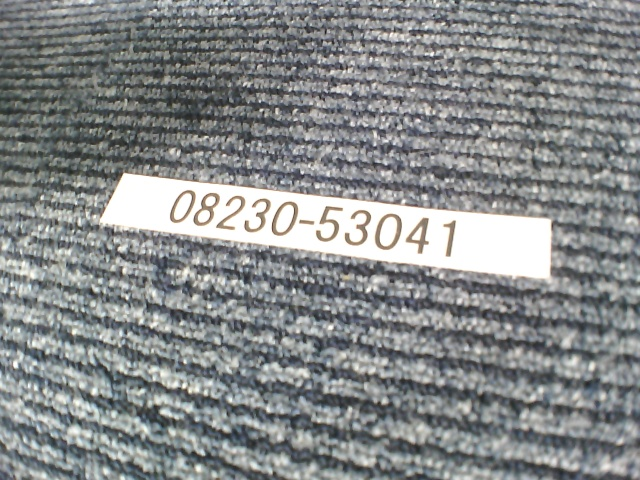
#> input picture card_image/camera_capture_18.jpg, 640 x 480 px
$ python main.py
#> lines starting #> are read from the running program, lines starting #| are printed output that depends on the picture; after the words box and inside, x2 and y2 are one past the last pixel; in counts of white or black regions, pixels touching at a corner belong together
### controller.py
import cv2
import numpy as np
import os
from PIL import Image
import pyocr.builders


class Controller:
    def __init__(self, path, model, correct_tilt):
#> called with path = './card_image/camera_capture_18.jpg'
        self.model = model
        self.correct_tilt = correct_tilt
        self.img_origin = cv2.imread(path)
#> self.img_origin is the input picture: shape (480, 640, 3); mean B, G, R 138.3, 137.8, 134.8

        self.my_func()

    def my_func(self):
        # インストール済みのTesseractのパスを通す
        path_tesseract = r"C:\Program Files\Tesseract"
        if path_tesseract not in os.environ["PATH"].split(os.pathsep):
            os.environ["PATH"] += os.pathsep + path_tesseract
        # self.model.show_img(self.img_origin)

        img_adap = self.model.adaptive_threshold(self.img_origin)
#> in adaptive_threshold, `img_adap = cv2.adaptiveThreshold(img_gray, 255, cv2.ADAPTIVE_THRESH_GA..`:
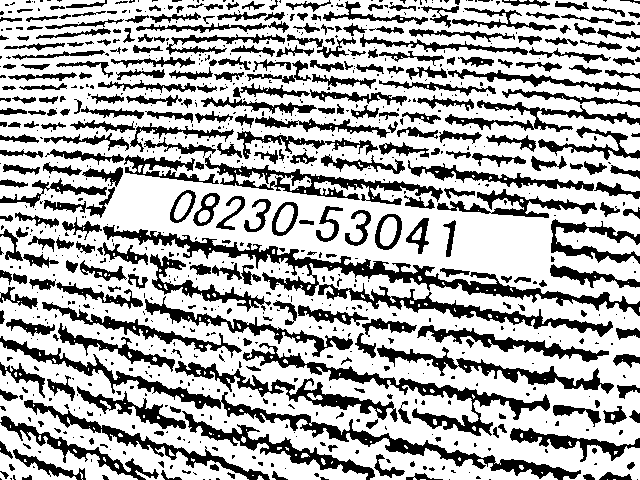
#> img_adap: shape (480, 640); 68.5% white; 854 black regions (546 under 20 px), largest, box (x1, y1, x2, y2) and area: (103, 225, 640, 337) 8290, (0, 336, 581, 480) 5326, (243, 343, 550, 436) 3544
        self.model.show_img(img_adap)

        kernel = np.ones((5, 25), np.uint8)
        img_morph = cv2.morphologyEx(img_adap, cv2.MORPH_OPEN, kernel)
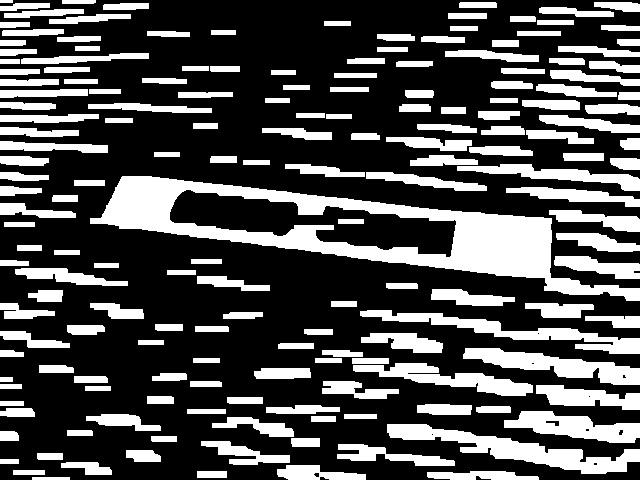
#> img_morph: shape (480, 640); 30.7% white; 176 white regions
        self.model.show_img(img_morph)

        for j in range(len(self.img_origin)):
            for i in range(len(self.img_origin[0])):
                if img_adap[j][i] == 255:
                    self.img_origin[j][i] = np.array((255, 255, 255))
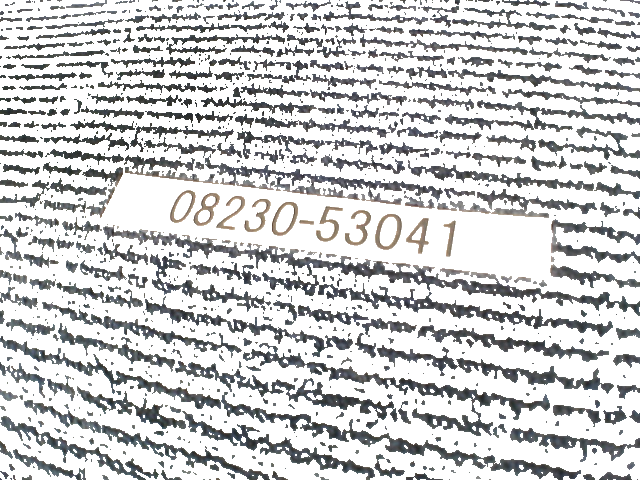
#> self.img_origin: shape (480, 640, 3); mean B, G, R 203.5, 202.8, 202.2
        self.model.show_img(self.img_origin)

        contours = self.model.find_contours(img_morph)
#> in find_contours, `contours, hierarchy = cv2.findContours(img_binary, cv2.RETR_LIST, cv2...`: contours = 187 contours, 7 with area under 20; largest, box (x1, y1, x2, y2) and area: (90, 176, 640, 301) 25808, (169, 189, 457, 258) 8980, (387, 424, 640, 474) 3802, (360, 310, 640, 354) 2682, (463, 348, 640, 385) 2664
        for contour in contours:
            center, size, deg = self.model.get_rect(contour)
            print(size)
            if 20 < size[0] < 460 and 20 < size[1] < 460:
                img_con = self.model.rot_cut(self.img_origin, deg, center, size)
                self.model.show_img(img_con)
#> this loop made 187 passes
#> (center, size, deg) on passes 1 to 3: ((50.5, 478), [2, 37], -90), ((316.8, 474.3), [4, 5], -45), ((482.5, 475), [8, 111], -90)
#| [ 2 37]
#| [4 5]
#| [  8 111]
#| [ 6 29]
#| [ 4 31]
#| [14 88]
#| [3 4]
#| [12 50]
#> (further printed lines are left out)
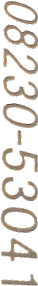
#> img_con: shape (286, 38, 3); mean B, G, R 217.5, 222.8, 228


        # OCRエンジンの取得
        tools = pyocr.get_available_tools()
        tool = tools[0]

        # [9 lines of commented-out code are left out]
        pil_image = Image.fromarray(img_morph)
        # ＯＣＲ実行
        builder = pyocr.builders.TextBuilder()
        result = tool.image_to_string(pil_image, lang="jpn", builder=builder)

        print(result)

### model.py
import cv2
import numpy as np


class Model:
    @staticmethod
    def show_img(img):
        cv2.imshow("img", img)
        cv2.waitKey()
        cv2.destroyAllWindows()

    # [5 lines left out: function rot_img, not called in this run]

    @staticmethod
    def adaptive_threshold(img):
        img_gray = cv2.cvtColor(img, cv2.COLOR_BGR2GRAY)
        img_adap = cv2.adaptiveThreshold(img_gray, 255, cv2.ADAPTIVE_THRESH_GAUSSIAN_C, cv2.THRESH_BINARY, 51, 20)
        return img_adap

    @staticmethod
    def find_contours(img_binary):
        contours, hierarchy = cv2.findContours(img_binary, cv2.RETR_LIST, cv2.CHAIN_APPROX_NONE)
        return contours

    @staticmethod
    def get_rect(contour):
        center, size, deg = cv2.minAreaRect(contour)
        size = np.int0(size)
        return center, size, deg

    @staticmethod
    def rot_cut(src_img, deg, center, size):
        """傾きを整えて画像の切り取りを行う"""
        rot_mat = cv2.getRotationMatrix2D(center, deg, 1.0)
        rot_mat[0][2] += -center[0] + size[0] / 2  # -(元画像内での中心位置)+(切り抜きたいサイズの中心)
        rot_mat[1][2] += -center[1] + size[1] / 2  # 同上
        return cv2.warpAffine(src_img, rot_mat, size)

### main.py
from model import Model
from controller import Controller
from correct_tilt import CorrectTilt


path = r"./card_image/camera_capture_18.jpg"
m = Model()
ct = CorrectTilt()
c = Controller(path, model=m, correct_tilt=ct)
#> (the call stopped at in my_func, `tools = pyocr.get_available_tools()`: pyocr is not available in this run)

$ run again, with card_image/camera_capture_0.jpg copied over card_image/camera_capture_18.jpg
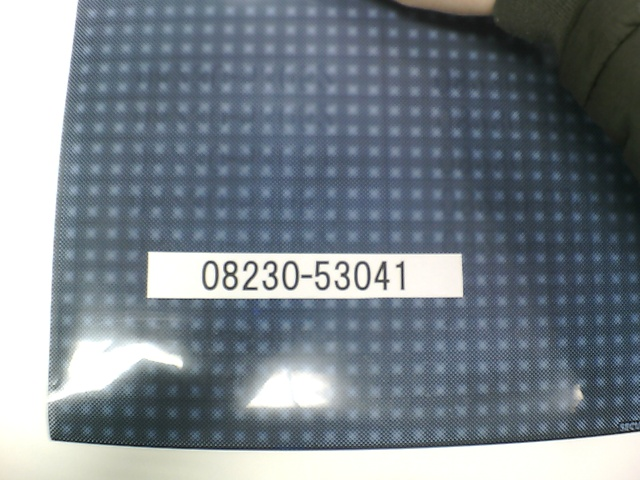
#> input picture card_image/camera_capture_0.jpg, 640 x 480 px
#> in __init__, self.img_origin is the input picture: shape (480, 640, 3); mean B, G, R 137.8, 130, 120.4
#> img_adap: shape (480, 640); 90.9% white; 3369 black regions (3321 under 20 px), largest, box (x1, y1, x2, y2) and area: (48, 387, 640, 451) 6487, (134, 236, 476, 306) 4070, (48, 0, 96, 392) 3773
#> img_morph: shape (480, 640); 71.1% white; 57 black regions (43 under 20 px)
#> after the loop in my_func, `for j in range(len(self.img_origin)):`:
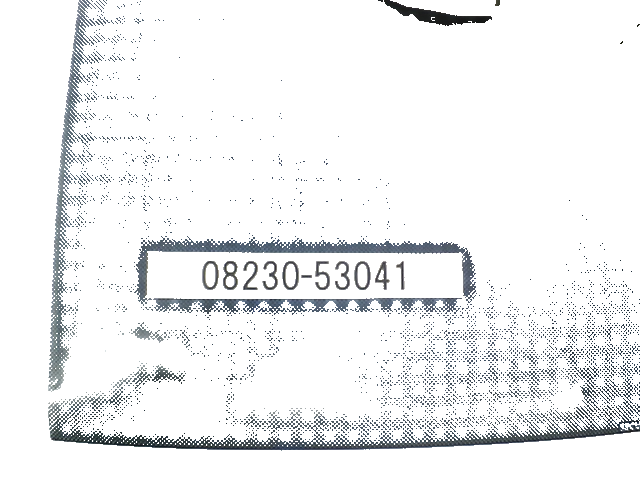
#> self.img_origin: shape (480, 640, 3); mean B, G, R 240.9, 240, 239
#> in find_contours, `contours, hierarchy = cv2.findContours(img_binary, cv2.RETR_LIST, cv2...`: contours = 69 contours, 41 with area under 20; largest, box (x1, y1, x2, y2) and area: (65, 0, 640, 307) 131364, (0, 0, 640, 480) 55375, (147, 252, 463, 299) 14025, (230, 312, 409, 414) 11516, (201, 260, 406, 291) 6036
#> the loop in my_func, `for contour in contours:` made 69 passes
#> (contour, center, size, deg) on passes 3, 4, 10, 15, 17, 19: ([[203, 369], [204, 368], [205, 369], [204, 370]], (204, 369), [1, 1], -45), ([[138, 361], [139, 360], [140, 361], [139, 362]], (139, 361), [1, 1], -45), ([[358, 331], [359, 330], [360, 331], [359, 332]], (359, 331), [1, 1], -45), ([[529, 279], [530, 278], [531, 279], [530, 280]], (530, 279), [1, 1], -45), ([[565, 264], [566, 263], [567, 264], [566, 265]], (566, 264), [1, 1], -45), ([[619, 260], [620, 259], [621, 260], [620, 261]], (620, 260), [1, 1], -45)
#> (printed output is left out)
#> after the loop in my_func, `for contour in contours:`:
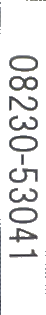
#> img_con: shape (315, 46, 3); mean B, G, R 233.5, 233.2, 233.1
